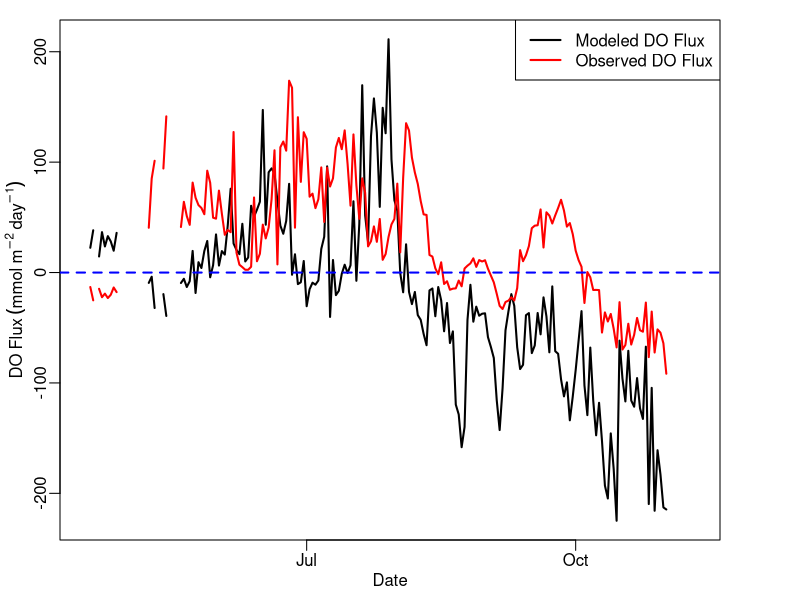
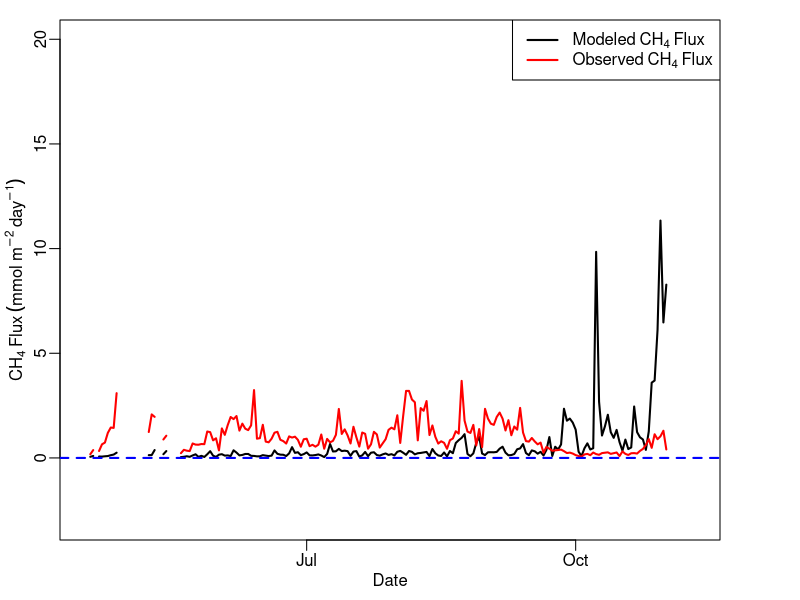
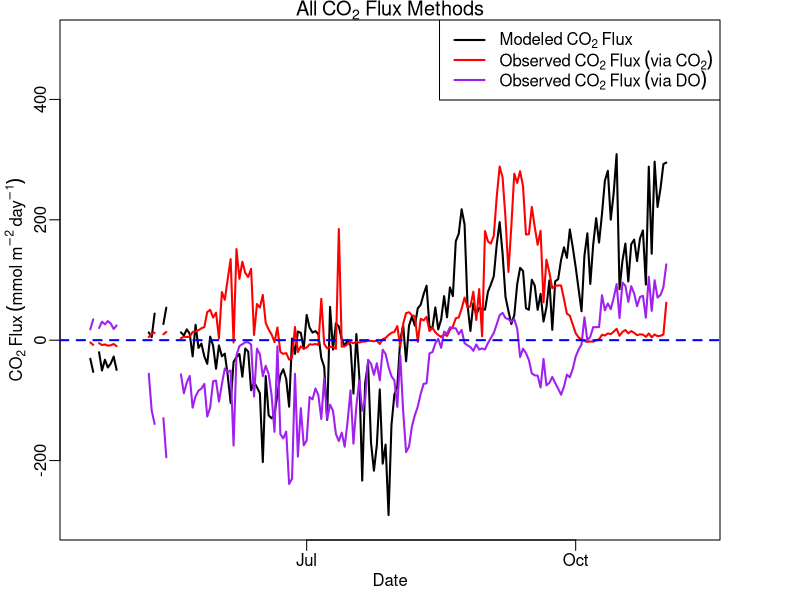
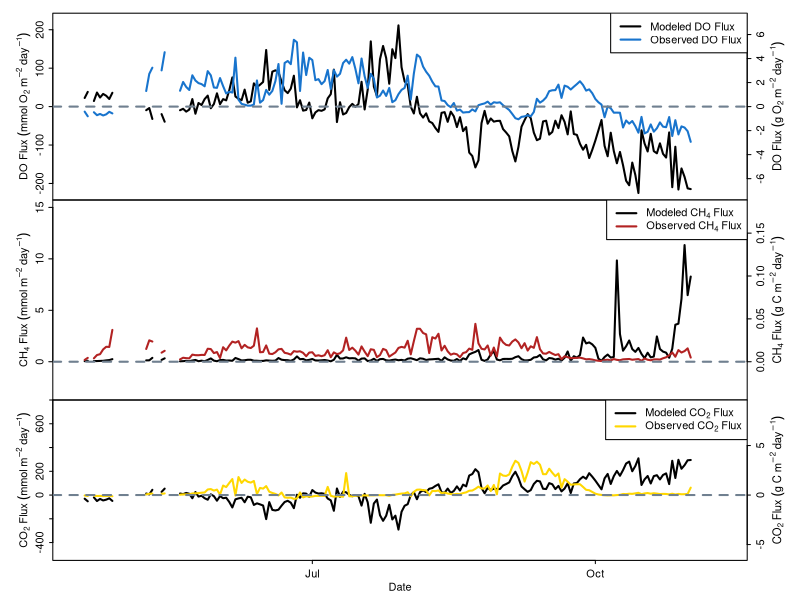

Write the R code that produced these figures, in order.
#Plot Gas Flux
#7 March 2017
#JAH

setwd("~/Dropbox/GitHub Repos/GLM-Mendota/Data/")
flux<-read.csv('flux.data.csv')

############################################################
###############DISSOLVED OXYGEN FLUX########################
quartz()
par(mar=c(3,3,1,4),mgp=c(1.5,0.5,0),tck=-0.02)
plot(as.Date(flux$datetime),flux$do.flux.read.mod,type = 'l',lwd=2,ylab = expression(DO~Flux~(mmol~m^-2~day^-1)),xlab = expression(Date))
lines(as.Date(flux$datetime),flux$do.flux.read.obs,type= 'l',lwd=2,col='red')
abline(0,0,col='blue',lty=2,lwd=2)
legend('topright',c('Modeled DO Flux','Observed DO Flux'),lty = c(1,1),lwd=c(2,2),col=c('black','red'))



############################################################
#####################METHANE FLUX###########################
quartz()
par(mar=c(3,3,1,4),mgp=c(1.5,0.5,0),tck=-0.02)
plot(as.Date(flux$datetime),flux$ch4.flux.read.mod,type='l', lwd=2, ylab = expression(CH[4]~Flux~(mmol~m^-2~day^-1)),xlab = expression(Date),ylim=c(-3,20))
lines(as.Date(flux$datetime),flux$ch4.flux.read.obs,type = 'l', lwd = 2, col = 'red')
abline(0,0,col='blue',lty=2,lwd=2)
legend('topright',c(expression(Modeled~CH[4]~Flux),expression(Observed~CH[4]~Flux)),lty = c(1,1),lwd=c(2,2),col=c('black','red'))



############################################################
#####################CARBON DIOXIDE FLUX####################
quartz()
par(mar=c(3,3,1,4),mgp=c(1.5,0.5,0),tck=-0.02)
plot(as.Date(flux$datetime),flux$co2.flux.read.mod,type ='l',lwd =2,ylab = expression(CO[2]~Flux~(mmol~m^-2~day^-1)),xlab = expression(Date),ylim = c(-300,500),main=expression(All~CO[2]~Flux~Methods))
lines(as.Date(flux$datetime),flux$co2.flux.read.obs,type = 'l', lwd = 2, col = 'red')
lines(as.Date(flux$datetime),flux$co2.flux.read.obs.do,type='l',lwd=2, col='purple')
abline(0,0,col='blue',lty =2,lwd=2)
legend('topright',c(expression(Modeled~CO[2]~Flux),expression(Observed~CO[2]~Flux~(via~CO[2])),expression(Observed~CO[2]~Flux~(via~DO))),lty = c(1,1,1),lwd=c(2,2,2),col=c('black','red','purple'))



############################################################
#####################THREE PANEL PLOT#######################

#do
quartz()
par(mfrow=c(3,1),mar=c(0,4,1,4),mgp=c(1.5,0.5,0),tck=-0.02)
plot(as.Date(flux$datetime),flux$do.flux.read.mod,type = 'l',lwd=2,xlab=NA,ylab = expression(DO~Flux~(mmol~O[2]~m^-2~day^-1)),xaxt='n',ylim=c(-225,225))
lines(as.Date(flux$datetime),flux$do.flux.read.obs,type= 'l',lwd=2,col='dodgerblue3')
abline(0,0,col='slategrey',lty=2,lwd=2)

par(new=TRUE)
plot(as.Date(flux$datetime),flux$do.flux.read.mod,type = 'n',xlab=NA,ylab=NA,xaxt='n',ylim=c(-7.2,7.2),axes=FALSE)
axis(side=4,ylim=c(-7.2,7.2))
DOexp<-expression(DO~Flux~(g~O[2]~m^-2~day^-1))
mtext(side=4,line=2,DOexp,cex=0.675)
legend('topright',c('Modeled DO Flux','Observed DO Flux'),lty = c(1,1),lwd=c(2,2),col=c('black','dodgerblue3'))

#ch4
par(mar=c(0,4,0,4),mgp=c(1.5,0.5,0),tck=-0.02)
plot(as.Date(flux$datetime),flux$ch4.flux.read.mod,type='l', lwd=2, ylab = expression(CH[4]~Flux~(mmol~m^-2~day^-1)),xlab = NA,ylim=c(-3,15),xaxt='n')
lines(as.Date(flux$datetime),flux$ch4.flux.read.obs,type = 'l', lwd = 2, col = 'firebrick')
abline(0,0,col='slategrey',lty=2,lwd=2)

par(new=TRUE)
plot(as.Date(flux$datetime),flux$ch4.flux.read.mod,type='n',xlab=NA,ylab=NA,xaxt='n',axes=FALSE,ylim=c(-0.036,0.18))
axis(side=4,ylim=c(-0.036,0.18))
CH4exp<-expression(CH[4]~Flux~(g~C~m^-2~day^-1))
mtext(side=4,line=2,CH4exp,cex=0.675)
legend('topright',c(expression(Modeled~CH[4]~Flux),expression(Observed~CH[4]~Flux)),lty = c(1,1),lwd=c(2,2),col=c('black','firebrick'))

#co2
par(mar=c(3,4,0,4),mgp=c(1.5,0.5,0),tck=-0.02)
plot(as.Date(flux$datetime),flux$co2.flux.read.mod,type ='l',lwd =2,ylab = expression(CO[2]~Flux~(mmol~m^-2~day^-1)),xlab = expression(Date),ylim = c(-500,750))
lines(as.Date(flux$datetime),flux$co2.flux.read.obs,type = 'l', lwd = 2, col = 'gold1')
#lines(as.Date(flux$datetime),flux$co2.flux.read.obs.do,type='l',lwd=2, col='darkorange2')
abline(0,0,col='slategrey',lty =2,lwd=2)

par(new=TRUE)
plot(as.Date(flux$datetime),flux$co2.flux.read.mod,type ='n',xlab=NA,ylab=NA,xaxt='n',axes=FALSE,ylim=c(-6,9))
axis(side=4,ylim=c(-6,9))
CO2exp<-expression(CO[2]~Flux~(g~C~m^-2~day^-1))
mtext(side=4, line=2, CO2exp, cex=0.675)
legend('topright',c(expression(Modeled~CO[2]~Flux),expression(Observed~CO[2]~Flux)),lty = c(1,1),lwd=c(2,2),col=c('black','gold1'))
